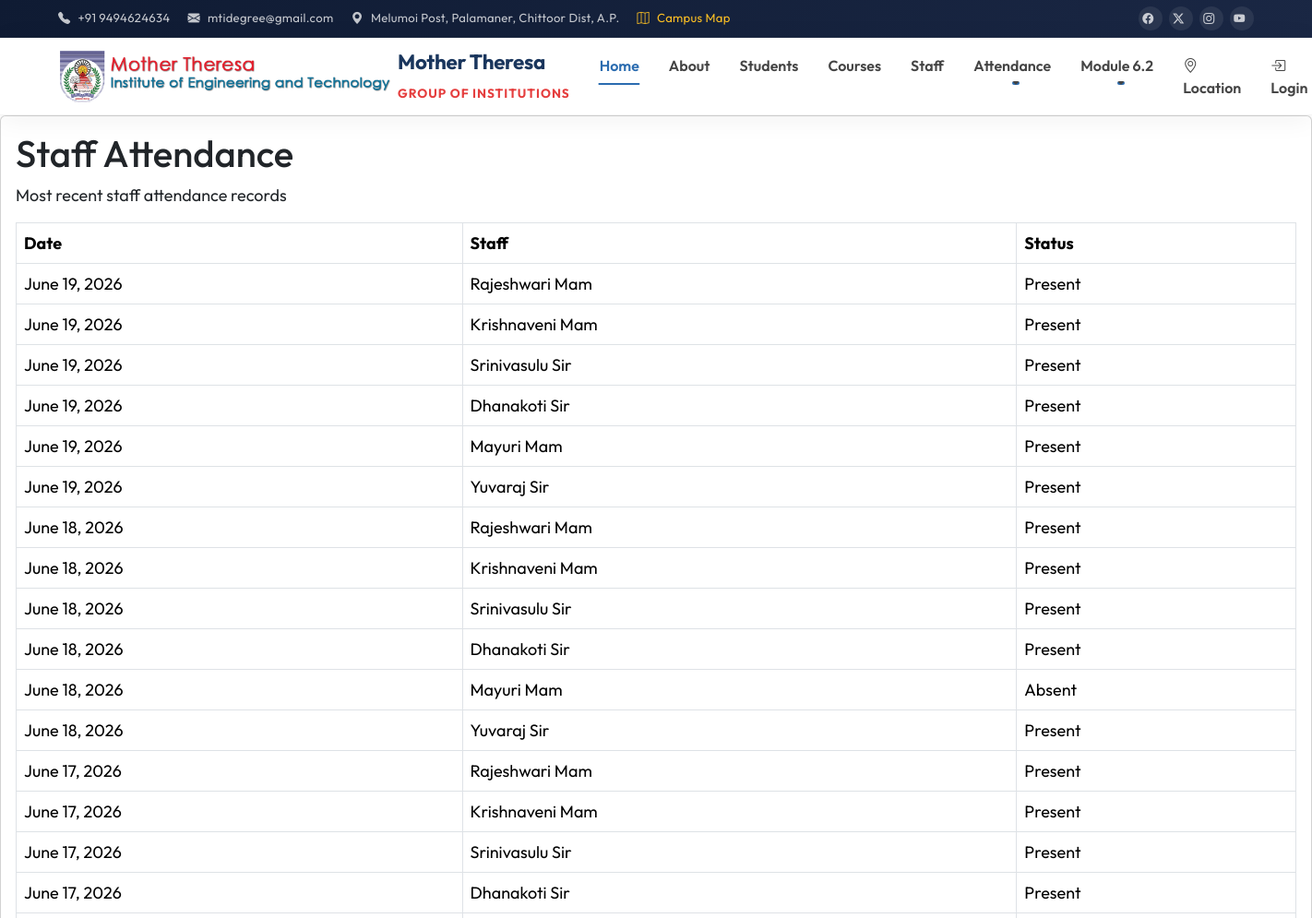
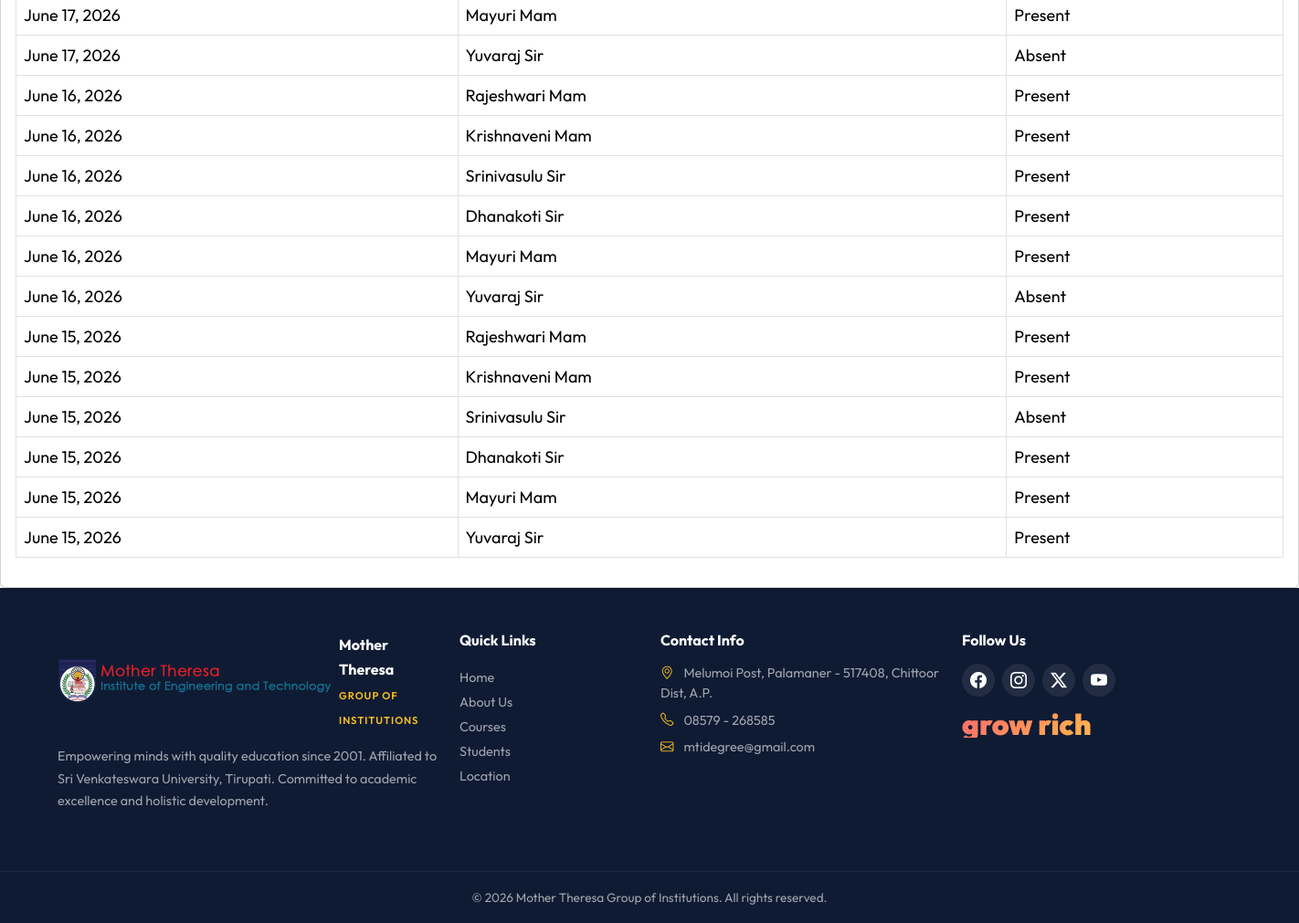
The page /attendance/staff/ on the database its author committed (2 pictures, top to bottom).
### college/models.py (models this page shows, shortened)
class StaffAttendance(models.Model):
    STATUS_CHOICES = [
        ('Present', 'Present'),
        ('Absent', 'Absent'),
        ('Leave', 'Leave'),
    ]
    date = models.DateField()
    staff = models.ForeignKey(Staff, on_delete=models.CASCADE, related_name='staff_attendance')
    status = models.CharField(max_length=20, choices=STATUS_CHOICES)
    class Meta:
        unique_together = ('date', 'staff')

class Staff(models.Model):
    name = models.CharField(max_length=100)
    email = models.EmailField(unique=True)
    department = models.ForeignKey(Department, on_delete=models.CASCADE, related_name='staff_members')
    is_active = models.BooleanField(default=True)

### college/views.py (the view)
# urls.py: path('attendance/staff/', views.staff_attendance_list, name='staff_attendance'),
def staff_attendance_list(request):
    staff_attendance = StaffAttendance.objects.select_related('staff').order_by('-date')[:50]
    return render(request, 'college/staff_attendance.html', {'staff_attendance': staff_attendance})

### templates/college/staff_attendance.html
{% extends 'base.html' %}
{% block content %}
<div class="row">
    <div class="col-12">
        <div class="card shadow-sm">
            <div class="card-body">
                <h1 class="card-title">Staff Attendance</h1>
                <p class="card-text">Most recent staff attendance records</p>
                <table class="table table-bordered table-hover mt-3">
                    <thead>
                        <tr>
                            <th>Date</th>
                            <th>Staff</th>
                            <th>Status</th>
                        </tr>
                    </thead>
                    <tbody>
                        {% for attendance in staff_attendance %}
                            <tr>
                                <td>{{ attendance.date }}</td>
                                <td>{{ attendance.staff.name }}</td>
                                <td>{{ attendance.status }}</td>
                            </tr>
                        {% empty %}
                            <tr>
                                <td colspan="3">No attendance records found.</td>
                            </tr>
                        {% endfor %}
                    </tbody>
                </table>
            </div>
        </div>
    </div>
</div>
{% endblock %}

### templates/base.html (style rules this page uses)
:root { --primary: #1a365d; --primary-light: #2b6cb0; --accent: #e53e3e; --gradient-1: linear-gradient(135deg, #667eea 0%, #764ba2 100%); --gradient-2: linear-gradient(135deg, #f093fb 0%, #f5576c 100%); --gradient-3: linear-gradient(135deg, #4facfe 0%, #00f2fe 100%); --gradient-4: linear-gradient(135deg, #43e97b 0%, #38f9d7 100%); }
* { scroll-behavior: smooth; }
body { padding-top: 0; font-family: 'Outfit', 'Segoe UI', system-ui, sans-serif; overflow-x: hidden; font-size: 18px; }

### rows shown on the page
StaffAttendance: date "June 19, 2026", staff.name "Rajeshwari Mam", status "Present"
StaffAttendance: date "June 19, 2026", staff.name "Krishnaveni Mam", status "Present"
StaffAttendance: date "June 19, 2026", staff.name "Srinivasulu Sir", status "Present"
StaffAttendance: date "June 19, 2026", staff.name "Dhanakoti Sir", status "Present"
StaffAttendance: date "June 19, 2026", staff.name "Mayuri Mam", status "Present"
StaffAttendance: date "June 19, 2026", staff.name "Yuvaraj Sir", status "Present"
StaffAttendance: date "June 18, 2026", staff.name "Rajeshwari Mam", status "Present"
StaffAttendance: date "June 18, 2026", staff.name "Krishnaveni Mam", status "Present"
StaffAttendance: date "June 18, 2026", staff.name "Srinivasulu Sir", status "Present"
StaffAttendance: date "June 18, 2026", staff.name "Dhanakoti Sir", status "Present"
StaffAttendance: date "June 18, 2026", staff.name "Mayuri Mam", status "Absent"
StaffAttendance: date "June 18, 2026", staff.name "Yuvaraj Sir", status "Present"
StaffAttendance: date "June 17, 2026", staff.name "Rajeshwari Mam", status "Present"
StaffAttendance: date "June 17, 2026", staff.name "Krishnaveni Mam", status "Present"
StaffAttendance: date "June 17, 2026", staff.name "Srinivasulu Sir", status "Present"
StaffAttendance: date "June 17, 2026", staff.name "Dhanakoti Sir", status "Present"
StaffAttendance: date "June 17, 2026", staff.name "Mayuri Mam", status "Present"
StaffAttendance: date "June 17, 2026", staff.name "Yuvaraj Sir", status "Absent"
StaffAttendance: date "June 16, 2026", staff.name "Rajeshwari Mam", status "Present"
StaffAttendance: date "June 16, 2026", staff.name "Krishnaveni Mam", status "Present"
StaffAttendance: date "June 16, 2026", staff.name "Srinivasulu Sir", status "Present"
StaffAttendance: date "June 16, 2026", staff.name "Dhanakoti Sir", status "Present"
StaffAttendance: date "June 16, 2026", staff.name "Mayuri Mam", status "Present"
StaffAttendance: date "June 16, 2026", staff.name "Yuvaraj Sir", status "Absent"
StaffAttendance: date "June 15, 2026", staff.name "Rajeshwari Mam", status "Present"
StaffAttendance: date "June 15, 2026", staff.name "Krishnaveni Mam", status "Present"
StaffAttendance: date "June 15, 2026", staff.name "Srinivasulu Sir", status "Absent"
StaffAttendance: date "June 15, 2026", staff.name "Dhanakoti Sir", status "Present"
StaffAttendance: date "June 15, 2026", staff.name "Mayuri Mam", status "Present"
StaffAttendance: date "June 15, 2026", staff.name "Yuvaraj Sir", status "Present"
